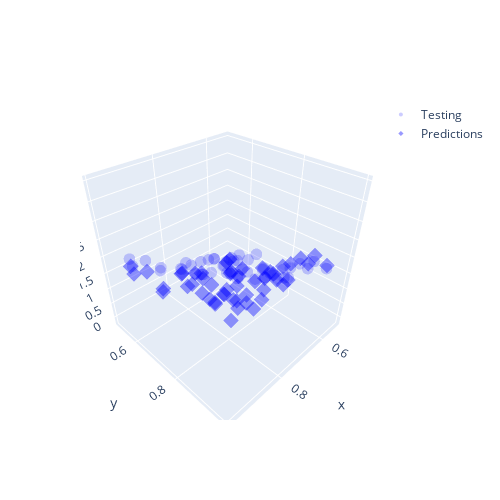

Notebook code for this chart:
### Code cell
fig = go.Figure()
fig.update_layout(
    autosize=False,
    width=500,
    height=500,
)
# fig.add_trace(go.Scatter3d(x=X[train_idxs, 0], y=X[train_idxs, 1], z=y[train_idxs].flatten(), **TRAIN_MARKER, name="Training"))
# fig.add_trace(go.Scatter3d(x=X[val_idxs, 0], y=X[val_idxs, 1], z=y[val_idxs].flatten(), **VAL_MARKER, name="Validation"))
fig.add_trace(go.Scatter3d(x=X[test_idxs, 0], y=X[test_idxs, 1], z=y[test_idxs].flatten(), **TEST_MARKER, name="Testing"))
fig.add_trace(go.Scatter3d(x=X[test_idxs, 0], y=X[test_idxs, 1], z=y_pred.flatten(), **TEST_PRED, name="Predictions"))
fig.show()
print(mean_absolute_percentage_error(y[test_idxs], y_pred, sample_weight=y[test_idxs]))
